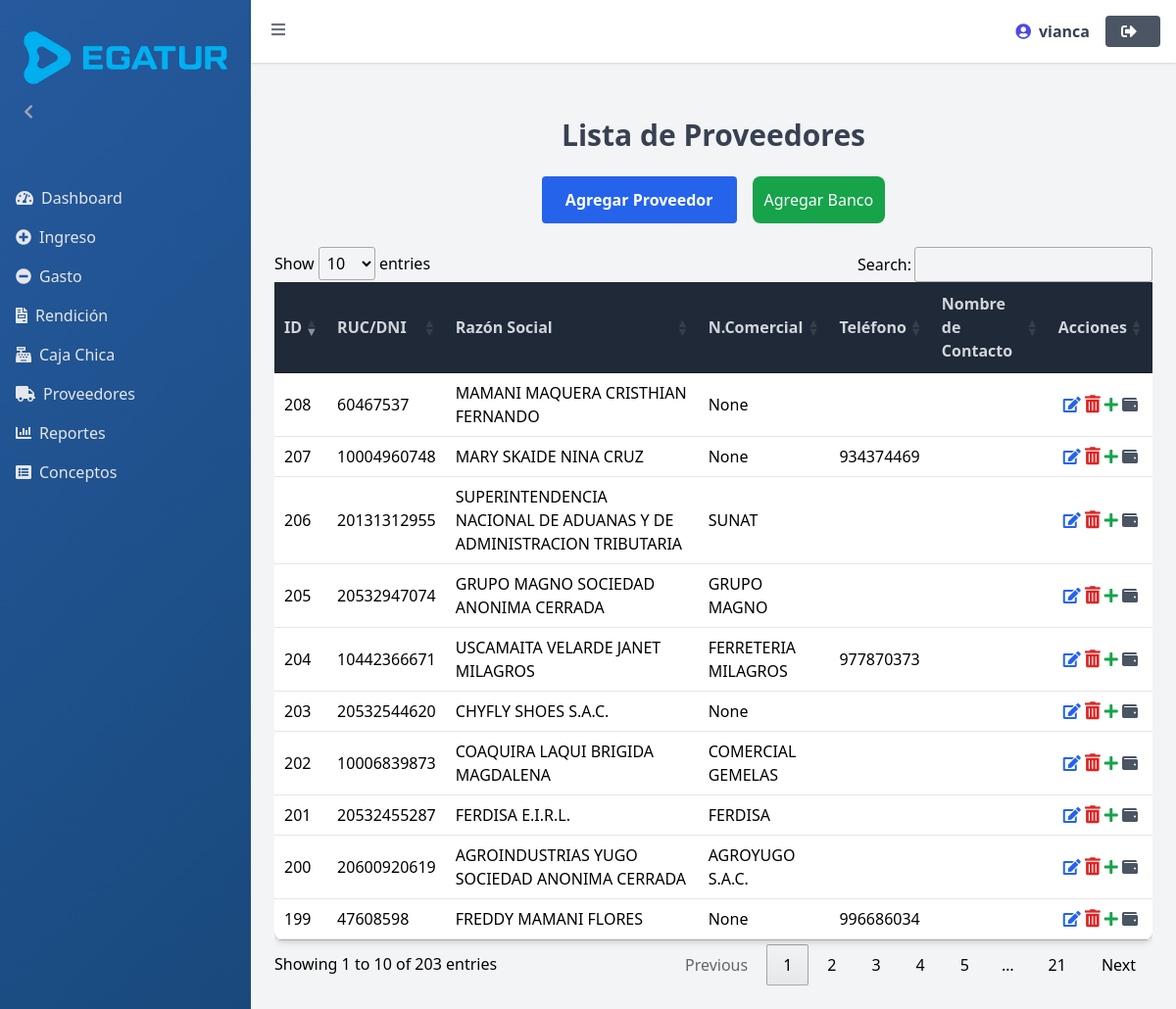
Before: /proveedores/ (signed in) with the older database file.
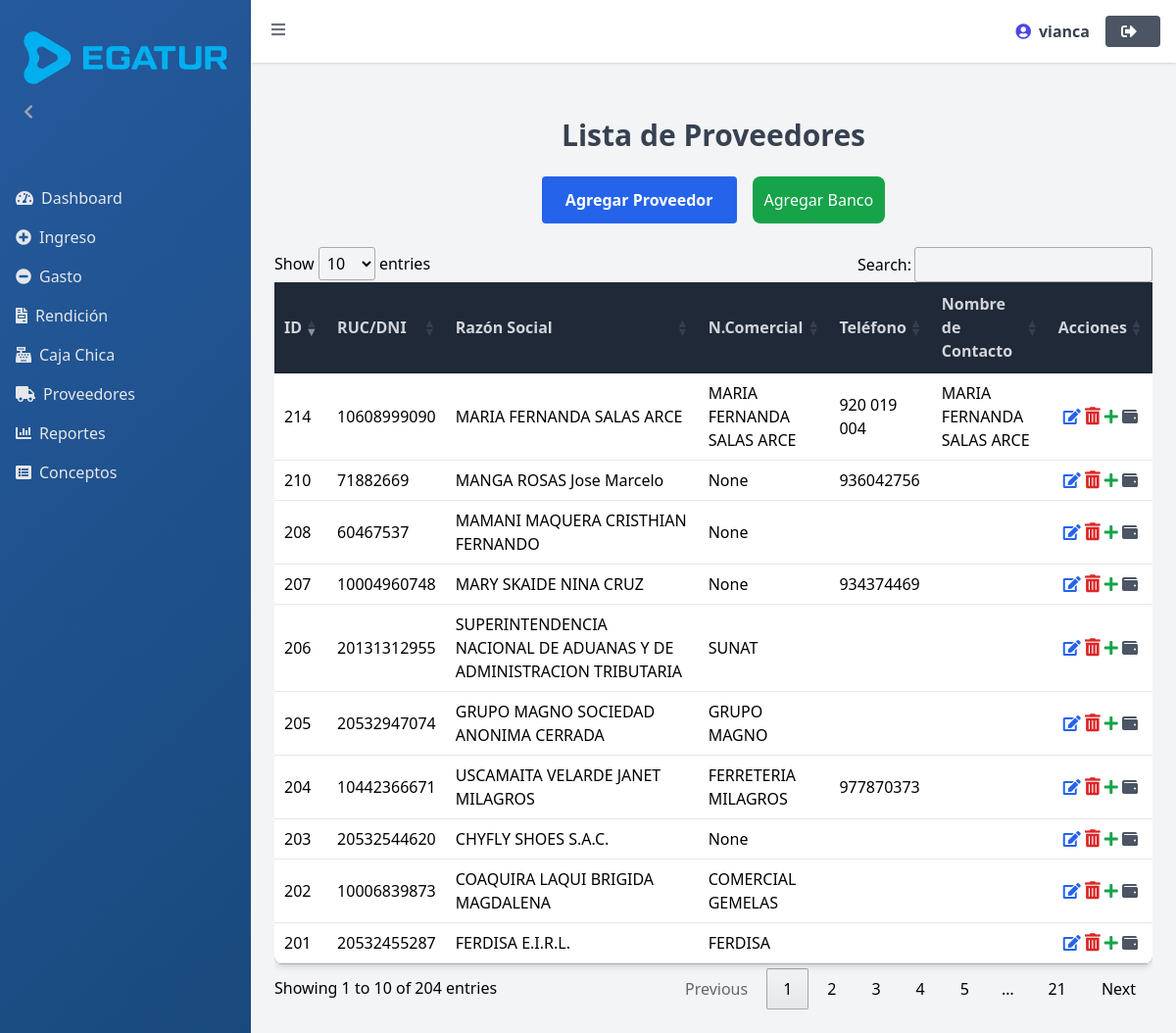
After: the same page with the newer database file.
### myapp/models.py (models this page shows, shortened)
class Proveedor(models.Model):
    ruc_dni = models.CharField(max_length=13, unique=True)
    razon_social = models.CharField(max_length=255)
    nombre_comercial = models.CharField(max_length=255, null=True, blank=True)
    telefono = models.CharField(max_length=15, null=True, blank=True)
    nombre_contacto = models.CharField(max_length=255, null=True, blank=True)  # Nombre del contacto principal

### myapp/views.py (the view)
# urls.py: path('proveedores/',proveedores, name='proveedores'),
@login_required
def proveedores(request):
    proveedores = Proveedor.objects.all()
    return render(request, 'proveedores.html', {'proveedores': proveedores})

### templates/proveedores.html (shortened to what this page needs)
{% extends 'base.html' %}
{% block content %}
    <script src="https://cdn.tailwindcss.com"></script>
    <link rel="stylesheet" href="https://cdn.datatables.net/1.13.6/css/jquery.dataTables.min.css">
    <link href="https://cdnjs.cloudflare.com/ajax/libs/font-awesome/5.15.4/css/all.min.css" rel="stylesheet">
    <link rel="stylesheet" href="https://cdnjs.cloudflare.com/ajax/libs/animate.css/4.1.1/animate.min.css">
    <div class="container mx-auto mt-8">
    <h1 class="text-3xl font-bold mb-6 text-center text-gray-700">Lista de Proveedores</h1>
<div class="mb-6 flex gap-4 justify-center">
    <button id="addProveedor" class="bg-blue-600 hover:bg-blue-800 text-white font-bold py-2 px-6 rounded">
        Agregar Proveedor
    </button>
    <button type="button" class="bg-green-600 hover:bg-green-700 text-white p-3 rounded-lg transition duration-300" onclick="openModal('agregarBancoModal')">
        Agregar Banco
    </button>
</div>
    <div class="overflow-x-auto">
        <table id="proveedoresTable" class="min-w-full bg-white rounded-lg shadow-md">
            <thead class="bg-blue-600 text-white">
                <tr>
                    <th class="px-4 py-2 text-left bg-gray-800 text-gray-300 border-b border-gray-600">ID</th>
                    <th class="px-4 py-2 text-left bg-gray-800 text-gray-300 border-b border-gray-600">RUC/DNI</th>
                    <th class="px-4 py-2 text-left bg-gray-800 text-gray-300 border-b border-gray-600">Razón Social</th>
                    <th class="px-4 py-2 text-left bg-gray-800 text-gray-300 border-b border-gray-600">N.Comercial</th>
                    <th class="px-4 py-2 text-left bg-gray-800 text-gray-300 border-b border-gray-600">Teléfono</th>
                    <th class="px-4 py-2 text-left bg-gray-800 text-gray-300 border-b border-gray-600">Nombre de Contacto</th>
                    <th class="px-4 py-2 text-center bg-gray-800 text-gray-300 border-b border-gray-600">Acciones</th>
                </tr>
            </thead>
            <tbody>
                {% for proveedor in proveedores %}
                <tr class="hover:bg-gray-100">
                    <td class="px-6 py-3 border-b">{{ proveedor.id }}</td>
                    <td class="px-6 py-3 border-b">{{ proveedor.ruc_dni }}</td>
                    <td class="px-6 py-3 border-b">{{ proveedor.razon_social }}</td>
                    <td class="px-6 py-3 border-b">{{ proveedor.nombre_comercial }}</td>
                    <td class="px-6 py-3 border-b">{{ proveedor.telefono }}</td>
                    <td class="px-6 py-3 border-b">{{ proveedor.nombre_contacto }}</td>
                    <td class="px-6 py-3 border-b text-center">
                        <button onclick="openEditModal('{{ proveedor.id }}', '{{ proveedor.ruc_dni }}', '{{ proveedor.razon_social }}', '{{ proveedor.nombre_comercial }}', '{{ proveedor.telefono }}', '{{ proveedor.nombre_contacto }}')"
                                class="text-blue-600 hover:text-blue-800">
                            <i class="fas fa-edit"></i>
                        </button>
                        <button onclick="confirmDelete('{{ proveedor.id }}', '{{ proveedor.razon_social }}')"
                                class="text-red-600 hover:text-red-800">
                            <i class="fas fa-trash-alt text-lg"></i>
                        </button>
                        <button onclick="openCuentaBancariaModal('{{ proveedor.id }}')"
                                class="text-green-600 hover:text-green-800">
                             <i class="fas fa-plus"></i>
                        </button>
                        <button onclick="openVerCuentasModal('{{ proveedor.id }}')"
                                class="text-gray-600 hover:text-gray-800">
                            <i class="fas fa-wallet"></i>
                        </button>
                    </td>
                </tr>
                {% endfor %}
            </tbody>
        </table>
    </div>
</div>
{% endblock %}

Changed rows visible on the page:
no longer on this page (row unchanged): Proveedor: id "199", ruc_dni "47608598", razon_social "FREDDY MAMANI FLORES", nombre_comercial "None", telefono "996686034"
no longer on this page (row unchanged): Proveedor: id "200", ruc_dni "20600920619", razon_social "AGROINDUSTRIAS YUGO SOCIEDAD ANONIMA CERRADA", nombre_comercial "AGROYUGO S.A.C."
added Proveedor: id "210", ruc_dni "71882669", razon_social "MANGA ROSAS Jose Marcelo", nombre_comercial "None", telefono "936042756"
added Proveedor: id "214", ruc_dni "10608999090", razon_social "MARIA FERNANDA SALAS ARCE", nombre_comercial "MARIA FERNANDA SALAS ARCE", telefono "920 019 004", nombre_contacto "MARIA FERNANDA SALAS ARCE"
Other visible differences:
text written by a page script: "Show entries Search: Showing 1 to 10 of 203 entries Previous 1 2 3 4 5 … 21 Next" → "Show entries Search: Showing 1 to 10 of 204 entries Previous 1 2 3 4 5 … 21 Next"
